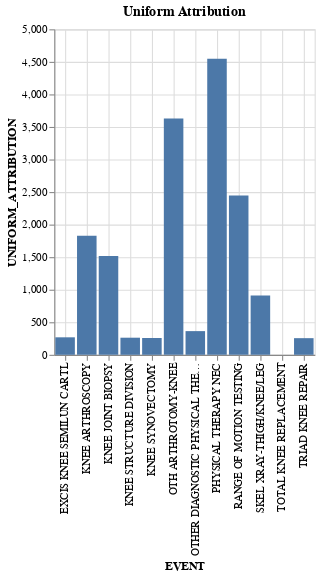

Notebook code for this chart:
### Markdown cell above
<p style = 'font-size:16px;font-family:Arial;color:#00233C'>The above output shows the total of each type of event for LAST CLICK ATTRIBUTION i.e. the last event before TOTAL KNEE REPLACEMENT. The event <b>KNEE JOINT BIOPSY </b> was the last event in maximum number of cases followed by KNEE ARTHROSCOPY.</p>

### Code cell
%chart EVENT, UNIFORM_ATTRIBUTION, title="Uniform Attribution", width = 600

### Figure 1 — Vega-Lite specification as saved in the notebook (floating-point values rounded to 4 significant figures)
{"$schema": "https://vega.github.io/schema/vega-lite/v3.json", "data": {"format": {"type": "csv"}, "values": "\"EVENT\",\"FIRST_CLICK_ATTRIBUTION\",\"LAST_CLICK_ATTRIBUTION\",\"UNIFORM_ATTRIBUTION\",\"EXPONENTIAL_ATTRIBUTION\"\n\"KNEE JOINT BIOPSY\",\"134\",\"6853\",\"1518.120133091847\",\"3667.8067681261573\"\n\"KNEE ARTHROSCOPY\",\"126\",\"5261\",\"1828.3676070188392\",\"3619.298329857854\"\n\"OTHER DIAGNOSTIC PHYSICAL THERAPY PROCEDURE\",\"0\",\"1938\",\"363.6629836666626\",\"997.4909149086209\"\n\"OTH ARTHROTOMY-KNEE\",\"133\",\"567\",\"3628.1780402992326\",\"3627.9258138229916\"\n\"PHYSICAL THERAPY NEC\",\"114\",\"277\",\"4546.251630984565\",\"2329.176979403036\"\n\"SKEL XRAY-THIGH/KNEE/LEG\",\"3563\",\"249\",\"910.8024095958976\",\"378.1904631362621\"\n\"TRIAD KNEE REPAIR\",\"121\",\"245\",\"255.5054383911599\",\"268.47105163169573\"\n\"EXCIS KNEE SEMILUN CARTL\",\"145\",\"237\",\"268.478592563269\",\"268.11746919169207\"\n\"KNEE SYNOVECTOMY\",\"108\",\"231\",\"258.4355625755411\",\"267.4573001704249\"\n\"KNEE STRUCTURE DIVISION\",\"120\",\"215\",\"262.5158766414201\",\"254.95417873057914\"\n\"RANGE OF MOTION TESTING\",\"11723\",\"214\",\"2446.6817251719776\",\"608.1107310205732\"\n\"TOTAL KNEE REPLACEMENT\",\"\",\"\",\"\",\"\"\n"}, "encoding": {"x": {"axis": {"grid": true, "title": "EVENT"}, "field": "EVENT", "type": "nominal"}, "y": {"axis": {"grid": true, "title": "UNIFORM_ATTRIBUTION"}, "field": "UNIFORM_ATTRIBUTION", "type": "quantitative"}}, "mark": {"color": "#4C78A8", "type": "bar"}, "title": "Uniform Attribution", "width": "600"}
